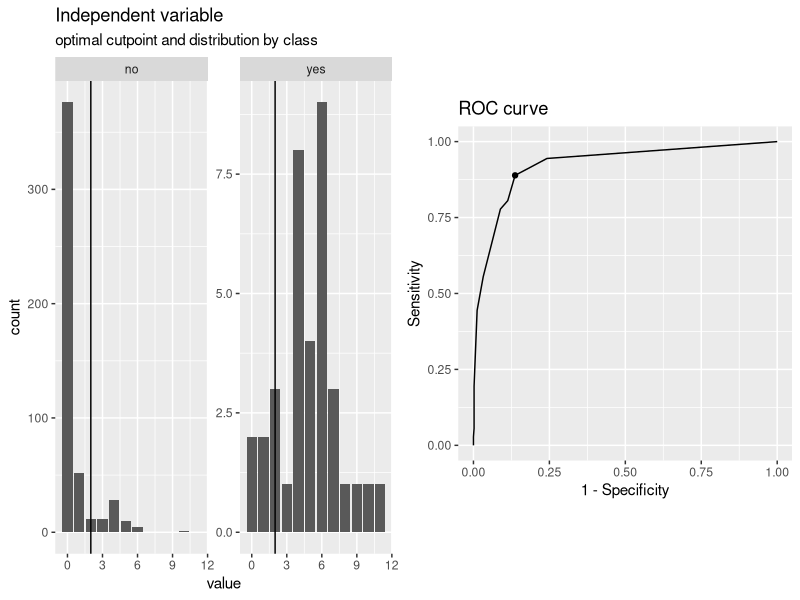
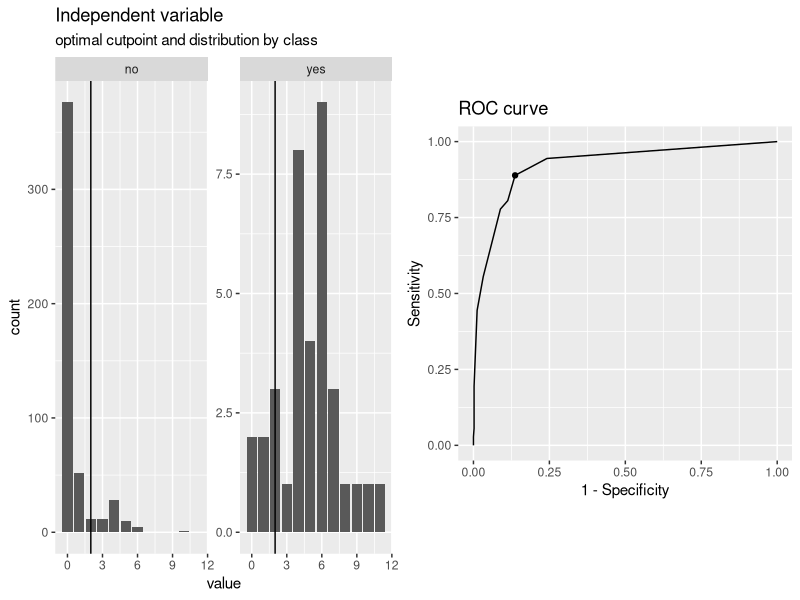

Write R code to recreate these figures, in order.
library(cutpointr)


### Name: cutpointr
### Title: Determine and evaluate optimal cutpoints
### Aliases: cutpointr cutpointr.default cutpointr.numeric

### ** Examples

library(cutpointr)

## Optimal cutpoint for dsi
data(suicide)
opt_cut <- cutpointr(suicide, dsi, suicide)
opt_cut
summary(opt_cut)
plot(opt_cut)

## Not run: 
##D ## Predict class for new observations
##D predict(opt_cut, newdata = data.frame(dsi = 0:5))
##D 
##D ## Supplying raw data, same result
##D cutpointr(x = suicide$dsi, class = suicide$suicide)
##D 
##D ## direction, class labels, method and metric can be defined manually
##D ## Again, same result
##D cutpointr(suicide, dsi, suicide, direction = ">=", pos_class = "yes",
##D           method = maximize_metric, metric = youden)
##D 
##D ## Optimal cutpoint for dsi, as before, but for the separate subgroups
##D opt_cut <- cutpointr(suicide, dsi, suicide, gender)
##D opt_cut
##D 
##D ## Bootstrapping also works on individual subgroups
##D ## low boot_runs for illustrative purposes
##D set.seed(30)
##D opt_cut <- cutpointr(suicide, dsi, suicide, gender, boot_runs = 5)
##D opt_cut
##D summary(opt_cut)
##D plot(opt_cut)
##D 
##D ## Transforming variables (unrealistic, just to show the functionality)
##D opt_cut <- cutpointr(suicide, x = log(dsi + 1), class = suicide == "yes",
##D     subgroup = dsi %% 2 == 0)
##D opt_cut
##D predict(opt_cut, newdata = data.frame(dsi = 1:3))
##D 
##D ## Parallelized bootstrapping
##D   cl <- makeCluster(2) # 2 cores
##D   registerDoParallel(cl)
##D   registerDoRNG(12) # Reproducible parallel loops using doRNG
##D   opt_cut <- cutpointr(suicide, dsi, suicide, gender,
##D                        boot_runs = 10, allowParallel = TRUE)
##D   stopCluster(cl)
##D   opt_cut
##D   plot(opt_cut)
##D 
##D ## Robust cutpoint method using kernel smoothing for optimizing Youden-Index
##D opt_cut <- cutpointr(suicide, dsi, suicide, gender,
##D                      method = oc_youden_kernel)
##D opt_cut
## End(Not run)
